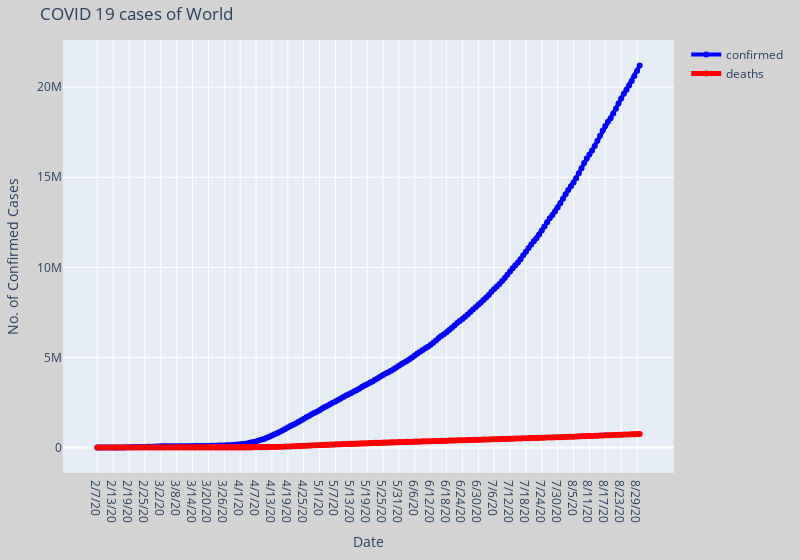

The notebook cell this image was saved under:
### Markdown cell above
# Check the details of your country or the World

* Enter the name of your country(in capitalized format(e.g. Italy)) and world for total cases

### Code cell
interact(plot_cases_of_a_country, country='World')

ipywLayout = widgets.Layout(border='solid 2px green')
ipywLayout.display='none' # uncomment this, run cell again - then the graph/figure disappears
widgets.VBox([fig], layout=ipywLayout)

### Figure 1 — Plotly figure (JSON) as saved in the notebook; plotly's stock layout.template omitted (floating-point values rounded to 4 significant figures; data arrays with more than 128 entries replaced by an {"elided": "..."} marker saying what was removed)
{"data": [{"connectgaps": true, "line": {"color": "blue", "width": 4}, "mode": "lines+markers", "name": "confirmed", "text": "Total confirmed: 25222977", "type": "scatter", "x": {"elided": "206 str values"}, "y": {"elided": "222 int values"}}, {"connectgaps": true, "line": {"color": "red", "width": 5}, "mode": "lines+markers", "name": "deaths", "text": "Total deaths: 846332", "type": "scatter", "x": {"elided": "206 str values"}, "y": {"elided": "222 int values"}}], "layout": {"margin": {"b": 20, "l": 20, "r": 20, "t": 40}, "paper_bgcolor": "lightgrey", "title": {"text": "COVID 19 cases of World"}, "width": 800, "xaxis": {"title": {"text": "Date"}}, "yaxis": {"title": {"text": "No. of Confirmed Cases"}, "type": "linear"}}}
